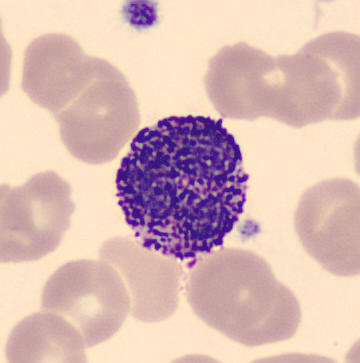
#> input picture dataset/basophil/BA_101381.jpg, 360 x 363 px, found by its file name; its folder holds only this picture in this run
$ jupyter execute --allow-errors templateProjek.ipynb   (older library calls are emulated)
#> lines starting #> are read from the running program, lines starting #| are printed output that depends on the picture
[cell 1]
# Import library yang kalian butuhkan
import os
import cv2 as cv
import matplotlib.pyplot as plt
import numpy as np
import pandas as pd
from sklearn.model_selection import train_test_split, cross_val_predict
from sklearn.metrics import accuracy_score, classification_report
from skimage.feature import graycomatrix, graycoprops
from scipy.stats import entropy
from sklearn.ensemble import RandomForestClassifier
from sklearn.svm import SVC
from sklearn.neighbors import KNeighborsClassifier
from sklearn.metrics import accuracy_score, precision_score, recall_score, f1_score, confusion_matrix, classification_report
from sklearn.metrics import (confusion_matrix, ConfusionMatrixDisplay)
import seaborn as sns

## Data Loading

Buat struktur folder dataset sebagai berikut:
```
.
└──dataset
    ├── label1
	├── image1.jpg
	├── image2.jpg
	└── image3.jpg
    ├── label2
    └── label3
    └── dst...
```

[cell 2]
data = []
labels = []
file_name = []
for sub_folder in os.listdir("dataset\\"):
    sub_folder_path = os.path.join("dataset\\", sub_folder)
    if os.path.isdir(sub_folder_path):
        for filename in os.listdir(sub_folder_path):
            img_path = os.path.join(sub_folder_path, filename)
            img = cv.imread(img_path)
#> img is the input picture: shape (363, 360, 3); mean B, G, R 180.2, 185.3, 216.9
            if img is not None:
                img = img.astype(np.uint8)
                img = cv.cvtColor(img, cv.COLOR_BGR2GRAY)
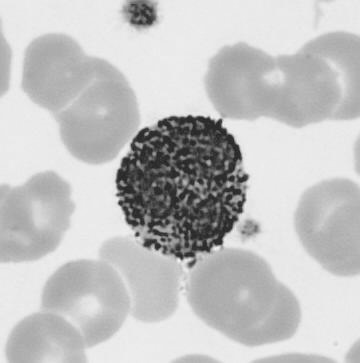
#> img: shape (363, 360); min 31, max 242, mean 194.2
                data.append(img)
                labels.append(sub_folder)
                file_name.append(filename)
#> pass 2 of the loop `for sub_folder in os.listdir("dataset\\"):`:
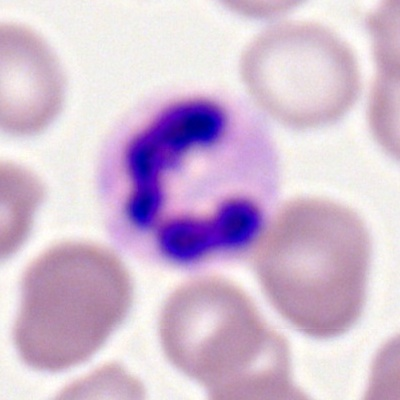
#> input picture dataset/seg_neutrophil/NGS_0140.jpg, 400 x 400 px, found by its file name
#> img is the input picture: shape (400, 400, 3); mean B, G, R 211.3, 186.8, 209.7
#> `img = cv.cvtColor(img, cv.COLOR_BGR2GRAY)`:
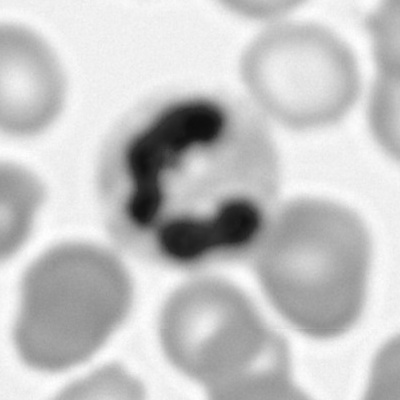
#> img: shape (400, 400); min 14, max 254, mean 196.5
#> (the rest of this cell did not finish here and is left out)

## Data Augmentation

### Define Augmentation Function

[cell 3]
# melakukan augmentasi data
data_augmented = []
labels_augmented = []
paths_augmented = []
file_name_augmented = []
for i in range(len(data)):
	pass
#> this loop made 2 passes

[cell 4]
print("Data sebelum augmentasi: ", len(data))
#| Data sebelum augmentasi:  2
print("Data setelah augmentasi: ", len(data_augmented))

## Data Preparation

### Define Preprocessing Function

[cell 5]
def resize(image, target_size):
    pass

def prepro1():
    pass

def prepro2():
    pass

def prepro3():
    pass

### Preprocessing

[cell 6]
# pada bagian ini bisa gunakan data yang sebelum augmentasi atau setelah augmentasi
dataPreprocessed = []
for i in range(len(data)): # Loop through each image and do preprocessing
	pass

### Feature Extraction

[cell 7]
# [15 lines left out: function glcm, not called in this run]

[cell 8]
def correlation(matriks):
	return graycoprops(matriks, 'correlation')[0, 0]

[cell 9]
def dissimilarity(matriks):
    return graycoprops(matriks, 'dissimilarity')[0, 0]

[cell 10]
def homogenity(matriks):
    return graycoprops(matriks, 'homogeneity')[0, 0]

[cell 11]
def contrast(matriks):
    return graycoprops(matriks, 'contrast')[0, 0]

[cell 12]
def ASM(matriks):
    return graycoprops(matriks, 'ASM')[0, 0]

[cell 13]
def energy(matriks):
    return graycoprops(matriks, 'energy')[0, 0]

[cell 14]
def entropyGlcm(matriks):
    return entropy(matriks.ravel())

[cell 15]
Derajat0 = []
Derajat45 = []
Derajat90 = []
Derajat135 = []
for i in range(len(dataPreprocessed)):
    D0 = glcm(dataPreprocessed[i], 0)
    D45 = glcm(dataPreprocessed[i], 45)
    D90 = glcm(dataPreprocessed[i], 90)
    D135 = glcm(dataPreprocessed[i], 135)
    Derajat0.append(D0)
    Derajat45.append(D45)
    Derajat90.append(D90)
    Derajat135.append(D135)
#> after the loop, Derajat0 = []; Derajat135 = []; Derajat45 = []; Derajat90 = []

[cell 16]
Kontras0, Kontras45, Kontras90, Kontras135 = [], [], [], []
dissimilarity0, dissimilarity45, dissimilarity90, dissimilarity135 =  [], [], [], []
homogenity0, homogenity45, homogenity90, homogenity135 = [], [], [], []
entropy0, entropy45, entropy90, entropy135 =  [], [], [], []
ASM0, ASM45, ASM90, ASM135 =  [], [], [], []
energy0, energy45, energy90, energy135 =  [], [], [], []
correlation0, correlation45, correlation90, correlation135 = [], [], [], []

[cell 17]
for i in range(len(dataPreprocessed)):
    C0 = correlation(Derajat0[i])
    correlation0.append(C0)
    C45 = correlation(Derajat45[i])
    correlation45.append(C45)
    C90 = correlation(Derajat90[i])
    correlation90.append(C90)
    C135 = correlation(Derajat135[i])
    correlation135.append(C135)
#> after the loop, correlation0 = []; correlation135 = []; correlation45 = []; correlation90 = []
